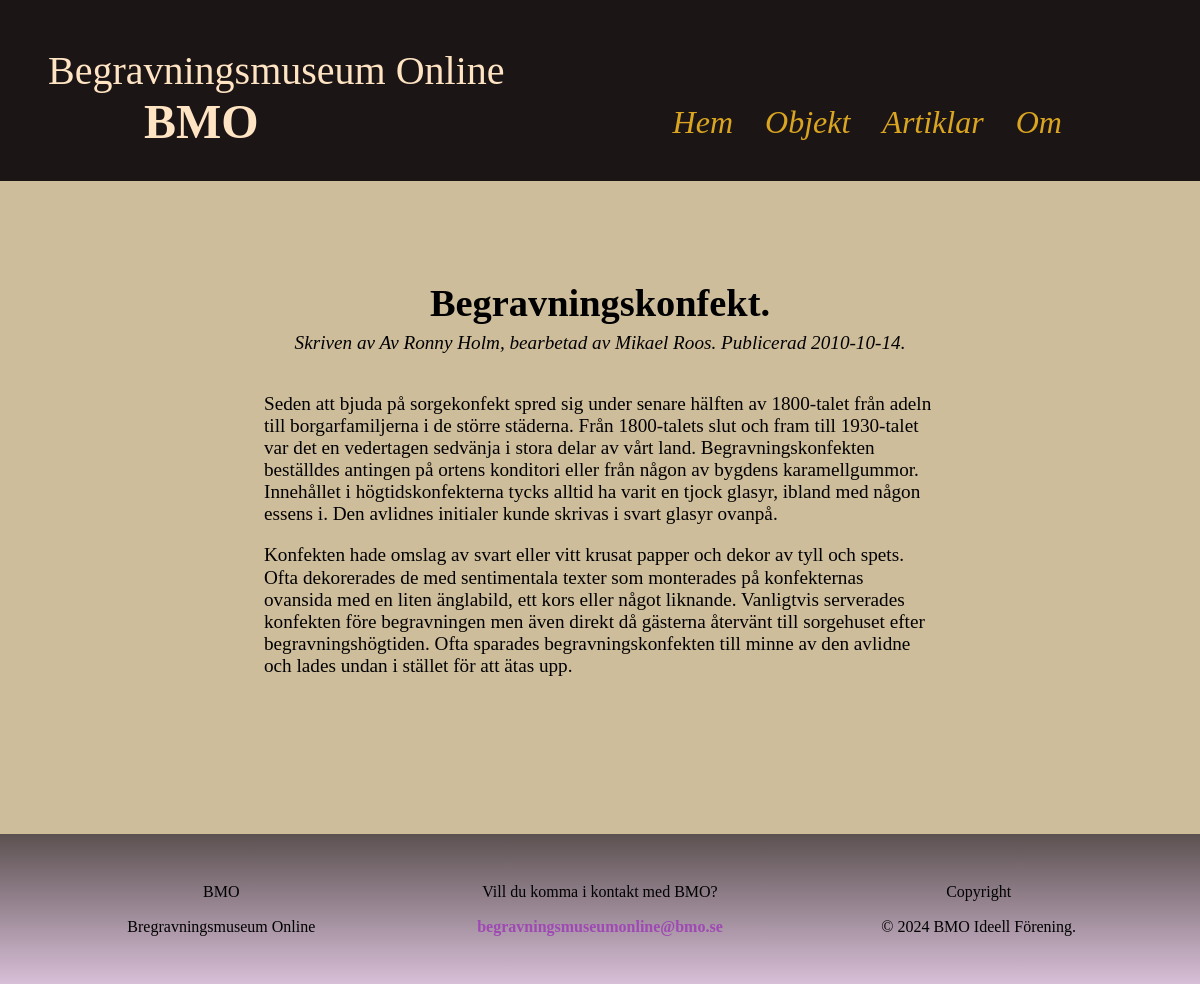
Page /public/fullArticle.php?id=1 on the committed database.
### tables this page shows
CREATE TABLE "Article" ("id" INTEGER PRIMARY KEY  AUTOINCREMENT  NOT NULL  UNIQUE , "category" TEXT, "title" TEXT, "content" TEXT, "author" TEXT, "pubdate" DATETIME NOT NULL  DEFAULT CURRENT_DATE);

### src/functions.php (called while the page is built, shortened)
<?php
function fetchOneRowFromDb(array $list, string $table, int $id, PDO $pdo): ?array
{
    try {
        if (empty($list)) {
            $list = '*';
        } else {
            $list = implode(', ', $list);
        }
        $sql = "SELECT $list FROM $table WHERE id = :id";
        $stmt = $pdo->prepare($sql);
        $stmt->execute([':id' => $id]);
        $row = $stmt->fetch();
        return $row ?: null;
    } catch (Exception $e) {
        echo "Error, please check that all parameters are correct: " . $e->getMessage();
        return null;
    }
}

### public/fullArticle.php (the view, shortened to what this page needs)
<?php
include('../view/head.php');
if (isset($_GET['id'])) {
    $id = $_GET['id'];
} else {
    echo "Inget id specificerad.";
    exit;
}
$filename = "../db/bmo.sqlite";
$pdo = connectToDatabase($filename);
$art = fetchOneRowFromDb(['title', 'content', 'author', 'pubdate'], 'article', $id, $pdo);
$title = $art['title'];
$content = $art['content'];
$author = $art['author'];
$pubdate = $art['pubdate'];
?>
    <body>
        <?php
        include('../view/header.php');
        ?>
        <main class="mainFullArticle">
            <div class="article">
                <h1><?= $title ?>.</h1>
                <p class="info">Skriven av <?=$author?>. Publicerad <time datetime="<?= $pubdate ?>"><?= $pubdate ?></time>.</p>
                <p class="articleContent"><?= $content ?></p>
            </div>
        </main>
    <?php include('../view/footer.php'); ?>
    </body>
</html>

### view/head.php (shortened to what this page needs)
<!doctype html>
<html lang="sv">
<head>
    <link rel="stylesheet" href="https://cdnjs.cloudflare.com/ajax/libs/normalize/8.0.1/normalize.min.css">
    <link rel="stylesheet" href="../css/style.css">
    <link rel="stylesheet" href="../css/header.css">
    <link rel="stylesheet" href="../css/footer.css">
</head>

### view/header.php
<header class="header">
    <div class="headerTitle">
        <span class="title">Begravningsmuseum Online</span>
        <span class="subtitle">BMO</span>
    </div>
    <nav class="navbar">
        <ul>
            <li><a href="home.php">Hem</a></li>
            <li><a href="objects.php">Objekt</a></li>
            <li><a href="articles.php">Artiklar</a></li>
            <li><a href="about.php">Om</a></li>
        </ul>
    </nav>
</header>

### view/footer.php
<footer class="footer">
        <div class="threeCols">
            <p>BMO</p>
            <p>Bregravningsmuseum Online</p>
        </div>
        <div class="threeCols">
            <p>Vill du komma i kontakt med BMO?</p>
            <p><a href="mailto:example@example.com">begravningsmuseumonline@bmo.se</a></p>
        </div>
        <div class="threeCols">
            <p>Copyright</p>
            <p>&copy; 2024 BMO Ideell Förening.</p>
        </div>
</footer>

### css/style.css (style rules this page uses)
body { overflow-y: scroll; overflow-x: hidden; background-color: rgb(206, 189, 155); }
main { overflow-x: hidden; background-color: rgb(206, 189, 155); display: flex; flex-direction: column; align-items: center; font-family: Georgia, "Times New Roman", Times, serif; padding-bottom: 4em; margin: 1em; }
.mainFullArticle { word-wrap: break-word; overflow-wrap: break-word; margin: 1em; }
.article { overflow-x: hidden; max-width: 90%; }
.mainFullArticle h1 { word-wrap: break-word; overflow-wrap: break-word; }
.article h1 { text-align: center; margin-bottom: 0.2em; }
.info { text-align: center; margin-top: 0; font-size: 1em; font-style: italic; margin-bottom: 2em; }
@media (min-width: 768px) { .article { max-width: 35em; font-size: 1.2em; margin: 3em; } }

### css/header.css (style rules this page uses)
.header { background-color: rgb(28, 21, 21); display: flex; flex-direction: column; overflow-x: hidden; text-align: center; }
.headerTitle { color: bisque; display: flex; flex-direction: column; margin: 1em 1em 0 1em; }
.subtitle { font-size: 2em; font-weight: bold; }
.navbar { margin: 0 1em 0.5em 1em; }
.navbar ul { display: flex; flex-direction: row; justify-content: space-around; }
.navbar ul li { list-style: none; }
.navbar ul li a { color: goldenrod; font-style: italic; text-decoration: none; }
@media (min-width: 768px) { .header { flex-direction: row; padding: 2em; } }
@media (min-width: 768px) { .title { flex-direction: column; font-size: 2.5em; } }
@media (min-width: 768px) { .subtitle { font-size: 3em; display: flex; margin-left: 2em; } }
@media (min-width: 768px) { .navbar { display: flex; justify-content: flex-end; align-items: flex-end; text-align: right; } }
@media (min-width: 768px) { .navbar ul { display: flex; justify-content: flex-end; align-items: flex-end; margin-left: 6em; margin-bottom: 0; } }
@media (min-width: 768px) { .navbar ul li { display: flex; justify-content: space-around; font-size: 2em; margin-right: 1em; } }

### css/footer.css (style rules this page uses)
.footer { background: linear-gradient(to bottom, rgb(92, 81, 81), rgb(216, 191, 216)); color: black; padding: 1em; display: flex; flex-direction: column; text-align: center; line-height: 0.2em; margin: 0; }
.footer a { color: rgb(158, 73, 180); text-decoration: none; font-weight: bold; }
@media (min-width: 768px) { .footer { flex-direction: row; padding: 2em; line-height: 1.2em; } }
@media (min-width: 768px) { .threeCols { width: calc(100% / 3); text-align: center; } }

### rows in the picture
article: title "Begravningskonfekt", author "Av Ronny Holm, bearbetad av Mikael Roos", pubdate "2010-10-14", content "Seden att bjuda på sorgekonfekt spred sig under senare hälften av 1800-talet från adeln till borgarfamiljerna i de större städerna. Från 1800-talets slut och fram till 1930-talet var det en vedertagen sedvänja i stora delar av vårt land. Begravningskonfekten beställdes antingen på ortens konditori eller från någon av bygdens karamellgummor. Innehållet i högtidskonfekterna tycks alltid ha varit en tjock glasyr, ibland med någon essens i. Den avlidnes initialer kunde skrivas i svart glasyr ovanpå. Konfekten hade omslag av svart eller vitt krusat papper och dekor av tyll och spets. Ofta dekorerades de med sentimentala texter som monterades på konfekternas ovansida med en liten änglabild, ett…"
